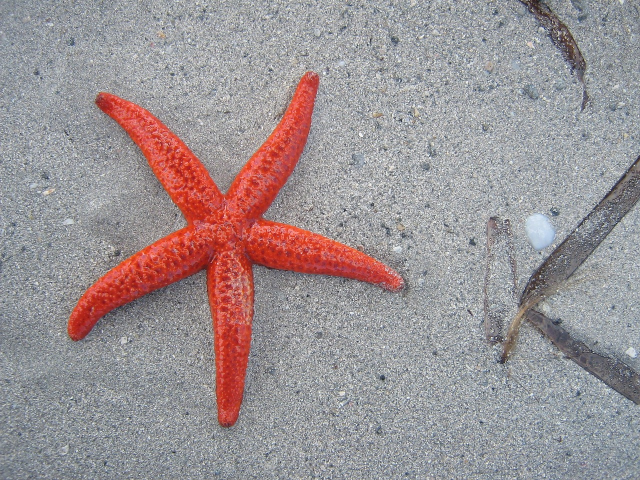
#> input picture starfish_1280_960.jpg, 1280 x 960 px (shown at 1/2 size)
$ python segmentation_two.py
#> lines starting #> are read from the running program, lines starting #| are printed output that depends on the picture; after the words box and inside, x2 and y2 are one past the last pixel; in counts of white or black regions, pixels touching at a corner belong together
import cv2 as cv
import numpy as np
import random as rng
from matplotlib import pyplot as plt

rng.seed(12345)


src = cv.imread(cv.samples.findFile('starfish_1280_960.jpg', 1))
#> src is the input picture: shape (960, 1280, 3); mean B, G, R 148.5, 146.1, 156
if src is None:
    print('Could not open or find the Image')
    exit(0)

kernel = np.ones((3, 3), np.uint8)

src = cv.morphologyEx(src, cv.MORPH_CLOSE, kernel, iterations=5)
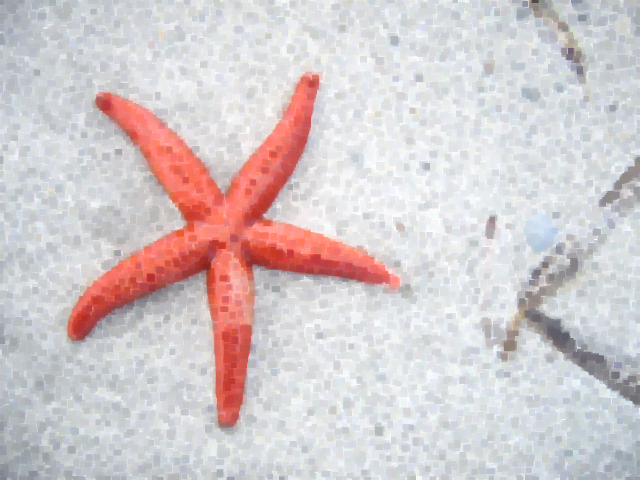
#> src: shape (960, 1280, 3) (shown at 1/2 size); mean B, G, R 204.8, 203, 212.7
src = cv.morphologyEx(src, cv.MORPH_OPEN, kernel, iterations=5)

kernel = np.array([[1, 1, 1], [1, -8, 1], [1, 1, 1]], dtype=np.float32)

image_Laplacian = cv.filter2D(src, cv.CV_32F, kernel)

sharp = np.float32(src)
image_Result = sharp - image_Laplacian
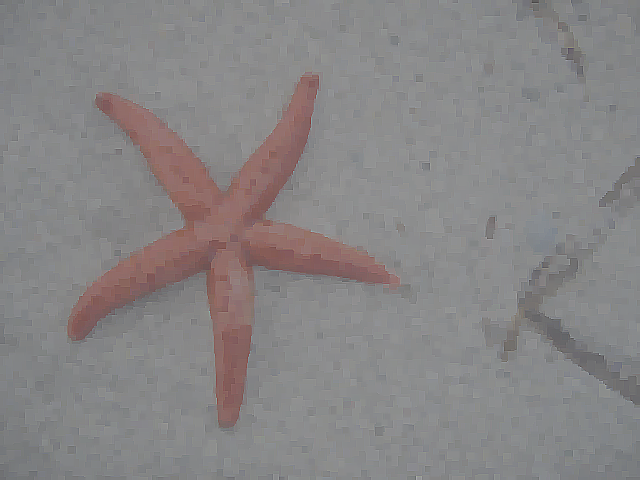
#> image_Result: shape (960, 1280, 3) float32 (shown at 1/2 size); mean B, G, R 202.1, 200.3, 210.1; drawn with min black and max white

image_Result = np.clip(image_Result, 0, 255)
image_Result = image_Result.astype('uint8')
image_Laplacian = np.clip(image_Laplacian, 0, 255)
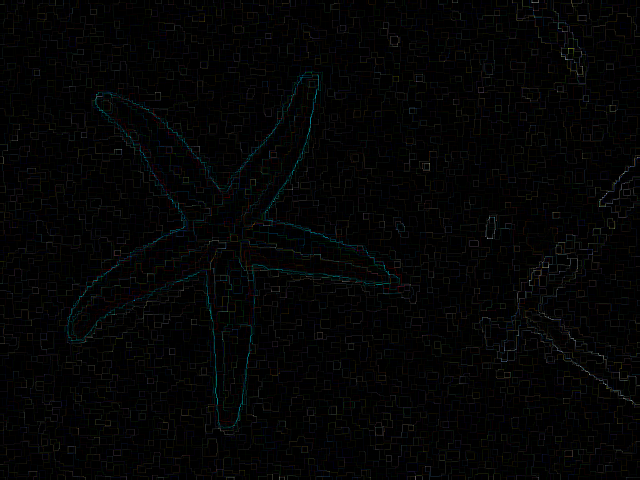
#> image_Laplacian: shape (960, 1280, 3) float32 (shown at 1/2 size); mean B, G, R 3.9, 3.9, 3.5
image_Laplacian = np.uint8(image_Laplacian)

plt.subplot(221), plt.imshow(image_Result, cmap='gray')
plt.title('Laplace Operator'), plt.xticks([]), plt.yticks([])

bw = cv.cvtColor(image_Result, cv.COLOR_BGR2GRAY)
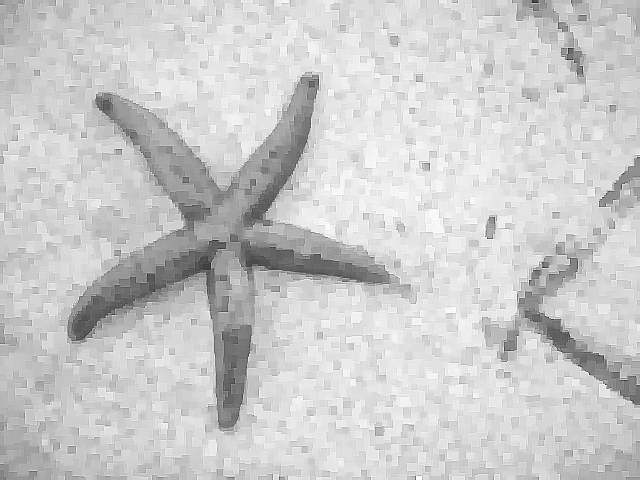
#> bw: shape (960, 1280) (shown at 1/2 size); min 0, max 255, mean 203
_, bw = cv.threshold(bw, 40, 255, cv.THRESH_BINARY_INV | cv.THRESH_OTSU)
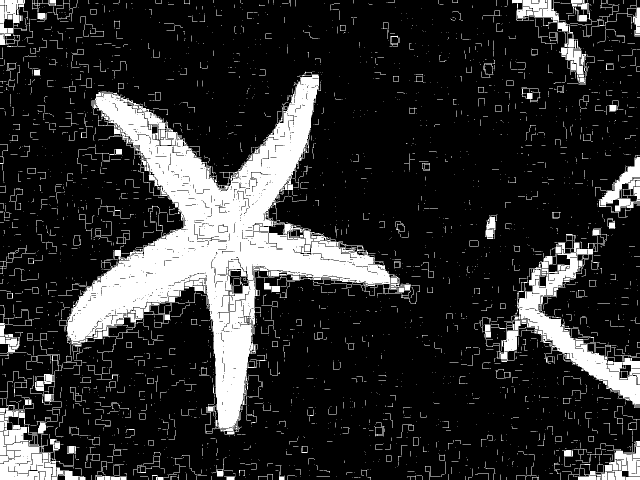
#> bw: shape (960, 1280) (shown at 1/2 size); 17.9% white; 3476 white regions (2948 under 20 px), largest, box (x1, y1, x2, y2) and area: (134, 143, 800, 869) 130521, (1029, 485, 1280, 816) 18293, (0, 815, 171, 960) 10154

plt.subplot(222), plt.imshow(bw, cmap='gray')
plt.title('Schwellenwert Binarisierung'), plt.xticks([]), plt.yticks([])

dist = cv.distanceTransform(bw, cv.DIST_L2, 3)

cv.normalize(dist, dist, 0, 1.0, cv.NORM_MINMAX)
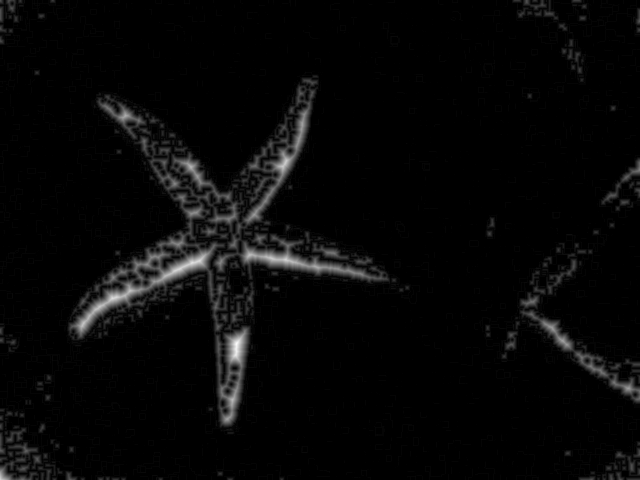
#> dist: shape (960, 1280) float32 (shown at 1/2 size); min 0, max 1, mean 0.0285

plt.subplot(223), plt.imshow(dist, cmap='gray')
plt.title('Distanz Transoformation'), plt.xticks([]), plt.yticks([])

_, dist = cv.threshold(dist, 0.4, 1.0, cv.THRESH_BINARY)
#> dist: shape (960, 1280) float32; values 0 (black) and 1 (white), 1.5% white; 64 white regions (36 under 20 px), largest, box (x1, y1, x2, y2) and area: (150, 500, 423, 668) 5892, (486, 496, 731, 553) 3473, (547, 221, 614, 370) 1886

kernel1 = np.ones((3, 3), dtype=np.uint8)
dist = cv.dilate(dist, kernel1)
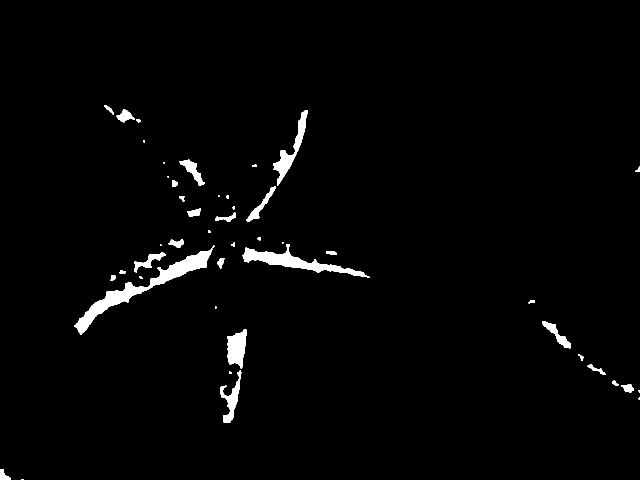
#> dist: shape (960, 1280) float32 (shown at 1/2 size); values 0 (black) and 1 (white), 2% white; 47 white regions (11 under 20 px), largest, box (x1, y1, x2, y2) and area: (149, 497, 425, 669) 6886, (485, 488, 739, 556) 4252, (546, 220, 615, 371) 2387

plt.subplot(224), plt.imshow(dist, cmap='gray')
plt.title('Dilation'), plt.xticks([]), plt.yticks([])

plt.show()
#> figure, not shown here; B, G, R data is drawn as R, G, B
